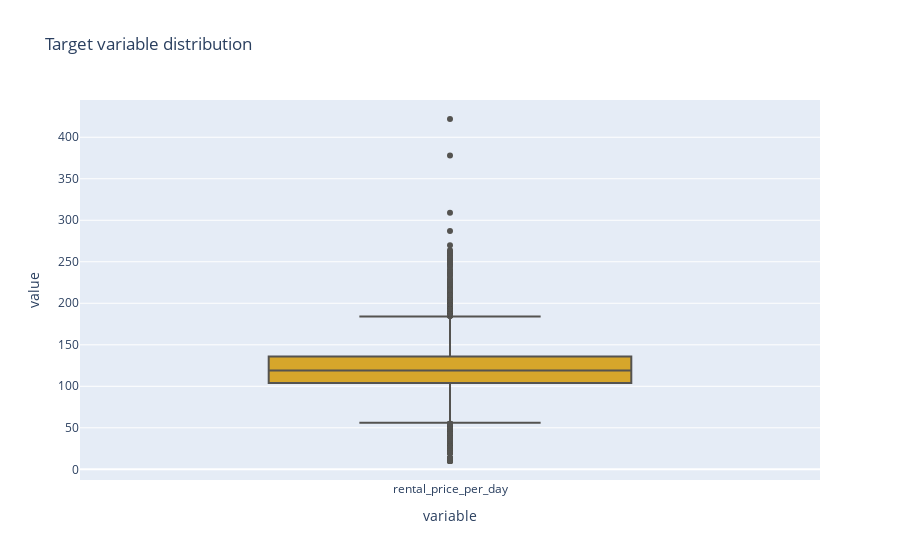

Notebook code for this chart:
### Markdown cell above
#### Target variable distribution ####

### Code cell
fig = px.box(pricing_dtf[TARGET_COLUMN], title="Target variable distribution")
fig.update_traces(fillcolor=chart_default_fillcolor, marker_color=chart_default_marker_color)
fig.show()

### Figure 1 — Plotly figure (JSON) as saved in the notebook; plotly's stock layout.template omitted (floating-point values rounded to 4 significant figures; data arrays with more than 128 entries replaced by an {"elided": "..."} marker saying what was removed)
{"data": [{"alignmentgroup": "True", "fillcolor": "#d6a62b", "hovertemplate": "variable=%{x}<br>value=%{y}<extra></extra>", "legendgroup": "", "marker": {"color": "#545350"}, "name": "", "notched": false, "offsetgroup": "", "orientation": "v", "showlegend": false, "type": "box", "x": {"elided": "4841 str values"}, "x0": " ", "xaxis": "x", "y": {"elided": "4841 int values"}, "y0": " ", "yaxis": "y"}], "layout": {"boxmode": "group", "legend": {"tracegroupgap": 0}, "title": {"text": "Target variable distribution"}, "xaxis": {"anchor": "y", "domain": [0, 1], "title": {"text": "variable"}}, "yaxis": {"anchor": "x", "domain": [0, 1], "title": {"text": "value"}}}}
